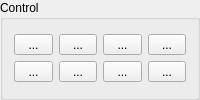
          <widget class="QGroupBox" name="grpControl">
           <property name="title">
            <string>Control</string>
           </property>
           <property name="overrided" stdset="0">
            <bool>false</bool>
           </property>
           <layout class="QVBoxLayout" name="verticalLayout" stretch="0">
            <item>
             <layout class="QGridLayout" name="gridLayout_5">
              <item row="0" column="5">
               <widget class="StyledToolButton" name="cmdUnlock">
                <property name="enabled">
                 <bool>true</bool>
                </property>
                <property name="sizePolicy">
                 <sizepolicy hsizetype="Expanding" vsizetype="Fixed">
                  <horstretch>0</horstretch>
                  <verstretch>0</verstretch>
                 </sizepolicy>
                </property>
                <property name="toolTip">
                 <string>Unlock</string>
                </property>
                <property name="text">
                 <string>...</string>
                </property>
                <property name="icon">
                 <iconset resource="images.qrc">
                  <normaloff>:/images/unlock1.png</normaloff>:/images/unlock1.png</iconset>
                </property>
                <property name="iconSize">
                 <size>
                  <width>32</width>
                  <height>32</height>
                 </size>
                </property>
                <property name="adjustSize" stdset="0">
                 <bool>true</bool>
                </property>
               </widget>
              </item>
              <item row="0" column="4">
               <widget class="StyledToolButton" name="cmdReset">
                <property name="sizePolicy">
                 <sizepolicy hsizetype="Expanding" vsizetype="Fixed">
                  <horstretch>0</horstretch>
                  <verstretch>0</verstretch>
                 </sizepolicy>
                </property>
                <property name="toolTip">
                 <string>Reset</string>
                </property>
                <property name="text">
                 <string>...</string>
                </property>
                <property name="icon">
                 <iconset resource="images.qrc">
                  <normaloff>:/images/restart.png</normaloff>:/images/restart.png</iconset>
                </property>
                <property name="iconSize">
                 <size>
                  <width>32</width>
                  <height>32</height>
                 </size>
                </property>
                <property name="adjustSize" stdset="0">
                 <bool>true</bool>
                </property>
               </widget>
              </item>
              <item row="0" column="1">
               <widget class="StyledToolButton" name="cmdHome">
                <property name="sizePolicy">
                 <sizepolicy hsizetype="Expanding" vsizetype="Fixed">
                  <horstretch>0</horstretch>
                  <verstretch>0</verstretch>
                 </sizepolicy>
                </property>
                <property name="toolTip">
                 <string>Home</string>
                </property>
                <property name="text">
                 <string>...</string>
                </property>
                <property name="icon">
                 <iconset resource="images.qrc">
                  <normaloff>:/images/search_for_home2.png</normaloff>:/images/search_for_home2.png</iconset>
                </property>
                <property name="iconSize">
                 <size>
                  <width>32</width>
                  <height>32</height>
                 </size>
                </property>
                <property name="adjustSize" stdset="0">
                 <bool>true</bool>
                </property>
               </widget>
              </item>
              <item row="0" column="2">
               <widget class="StyledToolButton" name="cmdHold">
                <property name="sizePolicy">
                 <sizepolicy hsizetype="Expanding" vsizetype="Fixed">
                  <horstretch>0</horstretch>
                  <verstretch>0</verstretch>
                 </sizepolicy>
                </property>
                <property name="toolTip">
                 <string>Hold</string>
                </property>
                <property name="text">
                 <string>...</string>
                </property>
                <property name="icon">
                 <iconset resource="images.qrc">
                  <normaloff>:/images/pause.png</normaloff>:/images/pause.png</iconset>
                </property>
                <property name="iconSize">
                 <size>
                  <width>32</width>
                  <height>32</height>
                 </size>
                </property>
                <property name="checkable">
                 <bool>true</bool>
                </property>
                <property name="adjustSize" stdset="0">
                 <bool>true</bool>
                </property>
               </widget>
              </item>
              <item row="1" column="1">
               <widget class="StyledToolButton" name="cmdCheck">
                <property name="sizePolicy">
                 <sizepolicy hsizetype="Expanding" vsizetype="Fixed">
                  <horstretch>0</horstretch>
                  <verstretch>0</verstretch>
                 </sizepolicy>
                </property>
                <property name="toolTip">
                 <string>Check</string>
                </property>
                <property name="text">
                 <string>...</string>
                </property>
                <property name="icon">
                 <iconset resource="images.qrc">
                  <normaloff>:/images/check1.png</normaloff>:/images/check1.png</iconset>
                </property>
                <property name="iconSize">
                 <size>
                  <width>32</width>
                  <height>32</height>
                 </size>
                </property>
                <property name="checkable">
                 <bool>true</bool>
                </property>
                <property name="adjustSize" stdset="0">
                 <bool>true</bool>
                </property>
               </widget>
              </item>
              <item row="1" column="2">
               <widget class="StyledToolButton" name="cmdSleep">
                <property name="sizePolicy">
                 <sizepolicy hsizetype="Expanding" vsizetype="Fixed">
                  <horstretch>0</horstretch>
                  <verstretch>0</verstretch>
                 </sizepolicy>
                </property>
                <property name="toolTip">
                 <string>Sleep</string>
                </property>
                <property name="text">
                 <string>...</string>
                </property>
                <property name="icon">
                 <iconset resource="images.qrc">
                  <normaloff>:/images/power4.png</normaloff>:/images/power4.png</iconset>
                </property>
                <property name="iconSize">
                 <size>
                  <width>32</width>
                  <height>32</height>
                 </size>
                </property>
                <property name="adjustSize" stdset="0">
                 <bool>true</bool>
                </property>
               </widget>
              </item>
              <item row="1" column="4">
               <widget class="StyledToolButton" name="cmdDoor">
                <property name="sizePolicy">
                 <sizepolicy hsizetype="Expanding" vsizetype="Fixed">
                  <horstretch>0</horstretch>
                  <verstretch>0</verstretch>
                 </sizepolicy>
                </property>
                <property name="toolTip">
                 <string>Door</string>
                </property>
                <property name="text">
                 <string>...</string>
                </property>
                <property name="icon">
                 <iconset resource="images.qrc">
                  <normaloff>:/images/door.png</normaloff>:/images/door.png</iconset>
                </property>
                <property name="iconSize">
                 <size>
                  <width>32</width>
                  <height>32</height>
                 </size>
                </property>
                <property name="adjustSize" stdset="0">
                 <bool>true</bool>
                </property>
               </widget>
              </item>
              <item row="1" column="5">
               <widget class="StyledToolButton" name="cmdFlood">
                <property name="sizePolicy">
                 <sizepolicy hsizetype="Expanding" vsizetype="Fixed">
                  <horstretch>0</horstretch>
                  <verstretch>0</verstretch>
                 </sizepolicy>
                </property>
                <property name="toolTip">
                 <string>Flood</string>
                </property>
                <property name="text">
                 <string>...</string>
                </property>
                <property name="icon">
                 <iconset resource="images.qrc">
                  <normaloff>:/images/flood.png</normaloff>:/images/flood.png</iconset>
                </property>
                <property name="iconSize">
                 <size>
                  <width>32</width>
                  <height>32</height>
                 </size>
                </property>
                <property name="checkable">
                 <bool>true</bool>
                </property>
                <property name="adjustSize" stdset="0">
                 <bool>true</bool>
                </property>
               </widget>
              </item>
             </layout>
            </item>
           </layout>
          </widget>
